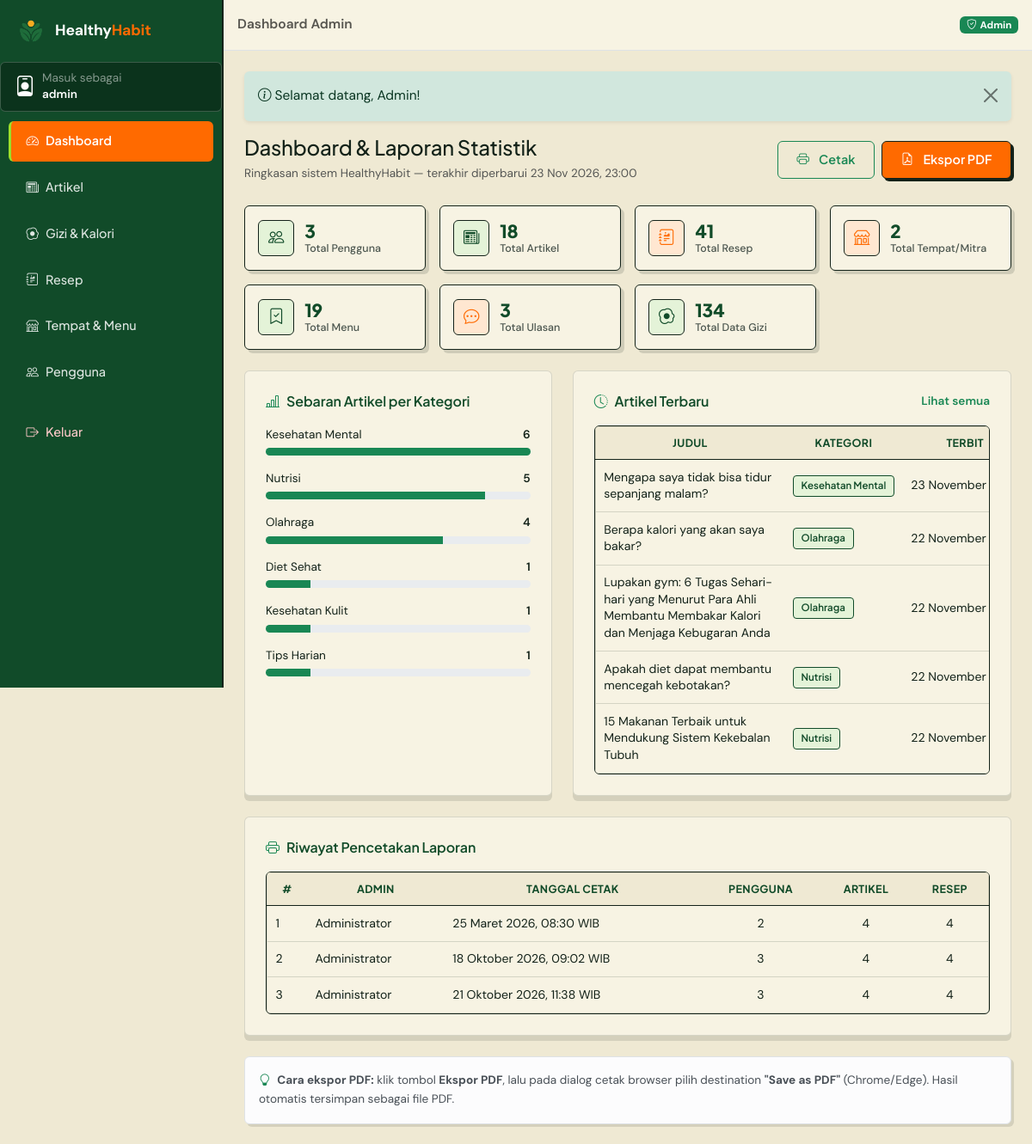
Page /admin (signed in) on the committed database.
### tables this page shows
CREATE TABLE `artikel_kesehatan` (
  `id_artikel` int(11) NOT NULL AUTO_INCREMENT,
  `id_kategori_artikel` int(11) DEFAULT NULL,
  `id_admin` int(11) DEFAULT NULL,
  `judul_artikel` varchar(180) NOT NULL,
  `isi_artikel` text NOT NULL,
  `foto_artikel` varchar(255) DEFAULT NULL,
  `tanggal_terbit` date NOT NULL,
  PRIMARY KEY (`id_artikel`),
  KEY `fk_artikel_kategori` (`id_kategori_artikel`),
  KEY `fk_artikel_admin` (`id_admin`),
  CONSTRAINT `fk_artikel_admin` FOREIGN KEY (`id_admin`) REFERENCES `users` (`id_pengguna`) ON DELETE SET NULL ON UPDATE CASCADE,
  CONSTRAINT `fk_artikel_kategori` FOREIGN KEY (`id_kategori_artikel`) REFERENCES `kategori_artikel` (`id_kategori_artikel`) ON DELETE SET NULL ON UPDATE CASCADE
);

CREATE TABLE `kategori_artikel` (
  `id_kategori_artikel` int(11) NOT NULL AUTO_INCREMENT,
  `nama_kategori` varchar(60) NOT NULL,
  PRIMARY KEY (`id_kategori_artikel`),
  UNIQUE KEY `uq_kategori_nama` (`nama_kategori`)
);

CREATE TABLE `laporan_statistik` (
  `id_laporan` int(11) NOT NULL AUTO_INCREMENT,
  `id_admin` int(11) DEFAULT NULL,
  `total_pengguna` int(11) NOT NULL DEFAULT 0,
  `total_artikel` int(11) NOT NULL DEFAULT 0,
  `total_kalori` int(11) NOT NULL DEFAULT 0,
  `total_resep` int(11) NOT NULL DEFAULT 0,
  `total_tempat` int(11) NOT NULL DEFAULT 0,
  `total_menu` int(11) NOT NULL DEFAULT 0,
  `tanggal_cetak` datetime NOT NULL DEFAULT current_timestamp(),
  PRIMARY KEY (`id_laporan`),
  KEY `fk_laporan_admin` (`id_admin`),
  CONSTRAINT `fk_laporan_admin` FOREIGN KEY (`id_admin`) REFERENCES `users` (`id_pengguna`) ON DELETE SET NULL ON UPDATE CASCADE
);

CREATE TABLE `users` (
  `id_pengguna` int(11) NOT NULL AUTO_INCREMENT,
  `username` varchar(50) NOT NULL,
  `password` varchar(255) NOT NULL,
  `nama_lengkap` varchar(100) NOT NULL,
  `role` enum('admin','user') NOT NULL DEFAULT 'user',
  `berat_badan` decimal(5,2) NOT NULL DEFAULT 0.00,
  `tinggi_badan` decimal(5,2) NOT NULL DEFAULT 0.00,
  `jenis_kelamin` enum('L','P') NOT NULL DEFAULT 'L',
  `umur` int(11) NOT NULL DEFAULT 0,
  `created_at` datetime NOT NULL DEFAULT current_timestamp(),
  PRIMARY KEY (`id_pengguna`),
  UNIQUE KEY `uq_pengguna_username` (`username`)
);

### app/core/Controller.php (called while the page is built, shortened)
<?php
abstract class Controller
{
    protected function view(string $view, array $data = [], string $layout = 'main'): void
    {
        $contentFile = VIEWS_PATH . '/pages/' . $view . '.php';
        extract($data, EXTR_SKIP);
        require $contentFile;
    }
}

### app/controllers/admin/AdminDashboardController.php (called while the page is built, shortened)
<?php
class AdminDashboardController extends Controller
{
    public function index(): void
    {
        $rekap = LaporanStatistik::rekap();
        $this->view('admin/dashboard', [
            'pageTitle'  => 'Dashboard Admin',
            'activeNav'  => 'dashboard',
            'rekap'      => $rekap,
            'riwayat'    => LaporanStatistik::riwayat(10),
            'artikelBaru' => Artikel::terbaru(5),
            'perKategori' => Artikel::perKategori(),
            'totalUlasan' => Ulasan::count(),
            'totalGizi'   => Gizi::count(),
        ], 'admin');
    }
}

### app/core/Router.php (called while the page is built, shortened)
<?php
class Router
{
    private array $routes = [];
    private function add(string $method, string $pattern, array $handler): void
    {
        $regex = preg_replace_callback(
            '#\{(\w+)(?::([^}]+))?\}#',
            static fn(array $m): string => '(?P<' . $m[1] . '>' . ($m[2] ?? '[^/]+') . ')',
            $pattern
        );
        $this->routes[$method][] = ['#^' . $regex . '$#', $handler, $pattern];
    }
    public function dispatch(string $uri, string $method): void
    {
        $path = (string) parse_url($uri, PHP_URL_PATH);
        $path = '/' . trim($path, '/');
        $method = strtoupper($method);
        $match  = $this->match($method, $path);
        [$handler, $params] = $match;
        [$class, $action]   = $handler;
        $controller = new $class();
        $controller->$action(...array_values($params));
    }
    private function match(string $method, string $path): ?array
    {
        foreach ($this->routes[$method] ?? [] as [$regex, $handler]) {
            if (preg_match($regex, $path, $m)) {
                $params = array_filter($m, 'is_string', ARRAY_FILTER_USE_KEY);
                return [$handler, $params];
            }
        }
        return null;
    }
}

### index.php (called while the page is built, shortened)
<?php
require_once __DIR__ . '/app/helpers/helper.php';
spl_autoload_register(function (string $class): void {
    $candidates = [
        APP_PATH . '/core/' . $class . '.php',
        APP_PATH . '/models/' . $class . '.php',
        APP_PATH . '/services/' . $class . '.php',
        APP_PATH . '/controllers/' . $class . '.php',
        APP_PATH . '/controllers/admin/' . $class . '.php',
    ];
    foreach ($candidates as $file) {
        if (is_file($file)) {
            return;
        }
    }
});
$router = new Router();
$router->dispatch(
    $_SERVER['REQUEST_URI'] ?? '/',
    $_SERVER['REQUEST_METHOD'] ?? 'GET'
);

### app/helpers/helper.php (called while the page is built, shortened)
<?php
function e($value): string
{
    return htmlspecialchars((string) $value, ENT_QUOTES, 'UTF-8');
}
function tanggal_indo(?string $date, bool $withTime = false): string
{
    $bulan = [
        1 => 'Januari', 'Februari', 'Maret', 'April', 'Mei', 'Juni',
        'Juli', 'Agustus', 'September', 'Oktober', 'November', 'Desember',
    ];
    $ts = strtotime($date);
    $hasil = date('j', $ts) . ' ' . $bulan[(int) date('n', $ts)] . ' ' . date('Y', $ts);
    if ($withTime) {
        $hasil .= ', ' . date('H:i', $ts) . ' WIB';
    }
    return $hasil;
}

### app/models/LaporanStatistik.php (called while the page is built, shortened)
<?php
class LaporanStatistik extends Model
{
    public static function rekap(): array
    {
        $db = static::db();
        $totalKalori = (int) $db->query(
            'SELECT COALESCE(SUM(total_kalori), 0) FROM resep WHERE status_publikasi = "dipublikasikan"'
        )->fetchColumn();
        return [
            'total_pengguna' => User::count(),
            'total_artikel'  => Artikel::count(),
            'total_kalori'   => $totalKalori,
            'total_resep'    => Resep::count(),
            'total_tempat'   => Tempat::count(),
            'total_menu'     => Menu::count(),
        ];
    }
    public static function riwayat(int $limit = 10): array
    {
        $st = static::db()->prepare(
            'SELECT l.*, a.nama_lengkap AS username
             FROM laporan_statistik l
             LEFT JOIN users a ON a.id_pengguna = l.id_admin
             ORDER BY l.tanggal_cetak ASC, l.id_laporan ASC
             LIMIT ' . (int) $limit
        );
        $st->execute();
        return $st->fetchAll();
    }
}

### app/core/Database.php (called while the page is built, shortened)
<?php
class Database
{
    private static ?PDO $pdo = null;
    public static function connect(): PDO
    {
        if (self::$pdo instanceof PDO) {
            return self::$pdo;
        }
        $dsn = 'mysql:host=' . DB_HOST
            . ';port=' . DB_PORT
            . ';dbname=' . DB_NAME
            . ';charset=' . DB_CHARSET;
        try {
            self::$pdo = new PDO($dsn, DB_USER, DB_PASS, [
                PDO::ATTR_ERRMODE            => PDO::ERRMODE_EXCEPTION,
                PDO::ATTR_DEFAULT_FETCH_MODE => PDO::FETCH_ASSOC,
                PDO::ATTR_EMULATE_PREPARES   => false,
            ]);
        } catch (PDOException $ex) {
            http_response_code(500);
            exit(
                '<div style="font-family:Poppins,Arial,sans-serif;max-width:640px;margin:60px auto;padding:24px;border:1px solid #e0e0e0;border-radius:12px">'
                . '<h2 style="color:#27824B">Koneksi database gagal</h2>'
                . '<p>Pastikan <b>MySQL (XAMPP)</b> sudah berjalan, lalu impor file '
                . '<b>database/healthyhabit.sql</b> ke phpMyAdmin.</p>'
                . '<p style="color:#c0392b"><code>' . e($ex->getMessage()) . '</code></p>'
                . '</div>'
            );
        }
        return self::$pdo;
    }
}

### app/core/Model.php (called while the page is built, shortened)
<?php
abstract class Model
{
    protected static string $table = '';
    protected static function db(): PDO
    {
        return Database::connect();
    }
    public static function count(): int
    {
        return (int) static::db()
            ->query('SELECT COUNT(*) FROM ' . static::$table)
            ->fetchColumn();
    }
}

### app/models/User.php (called while the page is built, shortened)
<?php
class User extends Model
{
    public static function count(): int
    {
        return (int) static::db()->query("SELECT COUNT(*) FROM users WHERE role = 'user'")->fetchColumn();
    }
}

### app/models/Artikel.php (called while the page is built, shortened)
<?php
class Artikel extends Model
{
    public static function terbaru(int $limit = 3): array
    {
        $st = static::db()->prepare(
            self::BASE_SELECT . ' ORDER BY a.tanggal_terbit DESC, a.id_artikel DESC LIMIT ' . (int) $limit
        );
        $st->execute();
        return $st->fetchAll();
    }
    public static function perKategori(): array
    {
        $st = static::db()->query(
            'SELECT k.nama_kategori, COUNT(a.id_artikel) AS jumlah
             FROM kategori_artikel k
             LEFT JOIN artikel_kesehatan a ON a.id_kategori_artikel = k.id_kategori_artikel
             GROUP BY k.id_kategori_artikel, k.nama_kategori
             ORDER BY jumlah DESC'
        );
        return $st->fetchAll();
    }
}

### app/views/pages/admin/dashboard.php (the view, shortened to what this page needs)
<?php
$kartu = [
    ['label' => 'Total Pengguna',      'num' => $rekap['total_pengguna'], 'icon' => 'bi-people',           'color' => ''],
    ['label' => 'Total Artikel',       'num' => $rekap['total_artikel'],  'icon' => 'bi-newspaper',        'color' => ''],
    ['label' => 'Total Resep',         'num' => $rekap['total_resep'],    'icon' => 'bi-journal-richtext', 'color' => 'orange'],
    ['label' => 'Total Tempat/Mitra',  'num' => $rekap['total_tempat'],   'icon' => 'bi-shop',             'color' => 'orange'],
    ['label' => 'Total Menu',          'num' => $rekap['total_menu'],     'icon' => 'bi-bookmark-check',   'color' => ''],
    ['label' => 'Total Ulasan',        'num' => $totalUlasan,             'icon' => 'bi-chat-dots',        'color' => 'orange'],
    ['label' => 'Total Data Gizi',     'num' => $totalGizi,               'icon' => 'bi-egg-fried',        'color' => ''],
];
$maxKategori = max(array_map(fn($r) => (int) $r['jumlah'], $perKategori ?: [['jumlah' => 1]]));
?>
<div class="d-flex justify-content-between align-items-center flex-wrap gap-2 mb-4">
    <div>
        <h1 class="h4 mb-1">Dashboard &amp; Laporan Statistik</h1>
        <small class="text-muted">Ringkasan sistem <?= e(APP_NAME) ?> — terakhir diperbarui <?= date('d M Y, H:i') ?></small>
    </div>
    <div class="d-flex gap-2 no-print">
        <button type="button" class="btn btn-outline-success fw-semibold btn-sm" data-print>
            <i class="bi bi-printer me-1"></i>Cetak
        </button>
        <a href="<?= BASE_URL ?>/admin/cetak" class="btn btn-orange fw-semibold btn-sm" target="_blank">
            <i class="bi bi-file-earmark-pdf me-1"></i>Ekspor PDF
        </a>
    </div>
</div>
<div class="row g-3 mb-4">
    <?php foreach ($kartu as $k): ?>
        <div class="col-6 col-md-4 col-xl-3">
            <div class="stat-card h-100">
                <span class="stat-icon <?= $k['color'] ?>"><i class="bi <?= $k['icon'] ?>"></i></span>
                <div>
                    <div class="stat-num"><?= $k['num'] ?></div>
                    <div class="stat-label"><?= $k['label'] ?></div>
                </div>
            </div>
        </div>
    <?php endforeach; ?>
</div>
<div class="row g-4 mb-4">
    <div class="col-lg-5">
        <div class="panel-white h-100">
            <h6 class="mb-3"><i class="bi bi-bar-chart-line me-2 text-success"></i>Sebaran Artikel per Kategori</h6>
            <?php foreach ($perKategori as $row): ?>
                <?php $pct = $maxKategori > 0 ? round($row['jumlah'] / $maxKategori * 100) : 0; ?>
                <div class="mb-3">
                    <div class="d-flex justify-content-between small mb-1">
                        <span><?= e($row['nama_kategori']) ?></span>
                        <span class="fw-semibold"><?= (int) $row['jumlah'] ?></span>
                    </div>
                    <div class="progress" style="height:9px;">
                        <div class="progress-bar bg-success" style="width:<?= $pct ?>%"></div>
                    </div>
                </div>
            <?php endforeach; ?>
        </div>
    </div>
    <div class="col-lg-7">
        <div class="panel-white h-100">
            <div class="d-flex justify-content-between align-items-center mb-3">
                <h6 class="mb-0"><i class="bi bi-clock-history me-2 text-success"></i>Artikel Terbaru</h6>
                <a href="<?= BASE_URL ?>/admin/artikel" class="small fw-semibold text-success">Lihat semua</a>
            </div>
            <div class="table-responsive">
                <table class="table table-custom align-middle mb-0">
                    <thead>
                        <tr><th>Judul</th><th>Kategori</th><th>Terbit</th></tr>
                    </thead>
                    <tbody>
                        <?php foreach ($artikelBaru as $a): ?>
                            <tr>
                                <td style="min-width:220px;">
                                    <?= e($a['judul_artikel']) ?>
                                </td>
                                <td class="text-nowrap"><span class="tag"><?= e($a['nama_kategori'] ?? '-') ?></span></td>
                                <td class="text-nowrap small"><?= tanggal_indo($a['tanggal_terbit']) ?></td>
                            </tr>
                        <?php endforeach; ?>
                    </tbody>
                </table>
            </div>
        </div>
    </div>
</div>
<div class="panel-white">
    <h6 class="mb-3"><i class="bi bi-printer me-2 text-success"></i>Riwayat Pencetakan Laporan</h6>
    <div class="table-responsive">
        <table class="table table-custom align-middle mb-0">
            <thead>
                <tr>
                    <th>#</th>
                    <th>Admin</th>
                    <th>Tanggal Cetak</th>
                    <th class="text-center">Pengguna</th>
                    <th class="text-center">Artikel</th>
                    <th class="text-center">Resep</th>
                </tr>
            </thead>
            <tbody>
                <?php foreach ($riwayat as $r): ?>
                    <tr>
                        <td><?= (int) $r['id_laporan'] ?></td>
                        <td><?= e($r['username'] ?? '-') ?></td>
                        <td class="small text-nowrap"><?= tanggal_indo($r['tanggal_cetak'], true) ?></td>
                        <td class="text-center"><?= (int) $r['total_pengguna'] ?></td>
                        <td class="text-center"><?= (int) $r['total_artikel'] ?></td>
                        <td class="text-center"><?= (int) $r['total_resep'] ?></td>
                    </tr>
                <?php endforeach; ?>
            </tbody>
        </table>
    </div>
</div>
<div class="alert alert-light border small mt-4 mb-0 no-print">
    <i class="bi bi-lightbulb text-success me-1"></i>
    <b>Cara ekspor PDF:</b> klik tombol <b>Ekspor PDF</b>, lalu pada dialog cetak browser pilih
    destination <b>"Save as PDF"</b> (Chrome/Edge). Hasil otomatis tersimpan sebagai file PDF.
</div>

### rows in the picture
artikel_kesehatan: judul_artikel "Mengapa saya tidak bisa tidur sepanjang malam?", id_kategori_artikel.nama_kategori "Kesehatan Mental", tanggal_terbit "23 November…"
artikel_kesehatan: judul_artikel "Berapa kalori yang akan saya bakar?", id_kategori_artikel.nama_kategori "Olahraga", tanggal_terbit "22 November…"
artikel_kesehatan: judul_artikel "Lupakan gym: 6 Tugas Sehari-hari yang Menurut Para Ahli Membantu Membakar Kalori dan Menjaga Kebugaran Anda", id_kategori_artikel.nama_kategori "Olahraga", tanggal_terbit "22 November…"
artikel_kesehatan: judul_artikel "Apakah diet dapat membantu mencegah kebotakan?", id_kategori_artikel.nama_kategori "Nutrisi", tanggal_terbit "22 November…"
artikel_kesehatan: judul_artikel "15 Makanan Terbaik untuk Mendukung Sistem Kekebalan Tubuh", id_kategori_artikel.nama_kategori "Nutrisi", tanggal_terbit "22 November…"
laporan_statistik: id_laporan "1", id_admin.nama_lengkap "Administrator", tanggal_cetak "25 Maret 2026, 08:30 WIB", total_pengguna "2", total_artikel "4", total_resep "4"
laporan_statistik: id_laporan "2", id_admin.nama_lengkap "Administrator", tanggal_cetak "18 Oktober 2026, 09:02 WIB", total_pengguna "3", total_artikel "4", total_resep "4"
laporan_statistik: id_laporan "3", id_admin.nama_lengkap "Administrator", tanggal_cetak "21 Oktober 2026, 11:38 WIB", total_pengguna "3", total_artikel "4", total_resep "4"

### other values in the picture
Auth::user()['username'] "admin"
$item['label'] "Dashboard"
$item['label'] "Artikel"
$item['label'] "Gizi & Kalori"
$item['label'] "Resep"
$item['label'] "Tempat & Menu"
$item['label'] "Pengguna"
$pageTitle "Dashboard Admin"
$f['message'] "Selamat datang, Admin!"
APP_NAME "HealthyHabit"
$k['num'] "3"
$k['label'] "Total Pengguna"
$k['num'] "18"
$k['label'] "Total Artikel"
$k['num'] "41"
